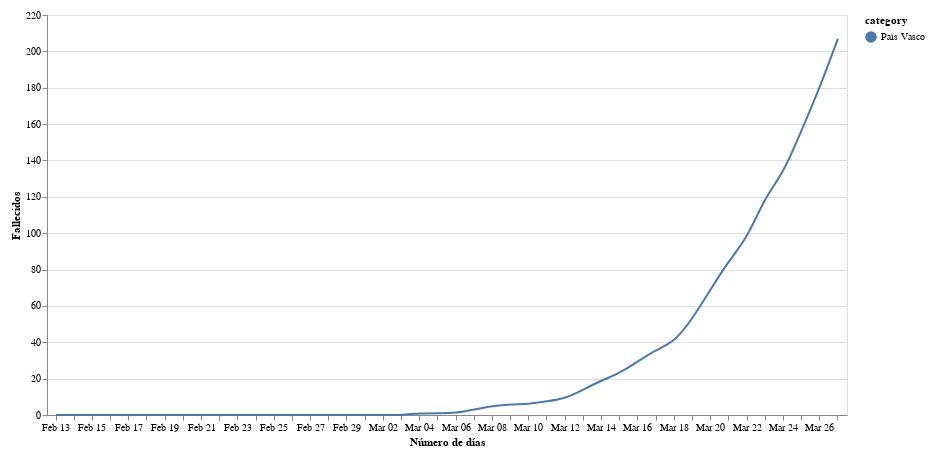

Notebook cell for this chart:
### Markdown cell above
## País Vasco

### Code cell
#collapse

import requests
import pandas as pd
from io import BytesIO
import numpy as np
import altair as alt

# data download
response = requests.get('https://docs.google.com/spreadsheet/ccc?key=1FwOXbkWeuS1LHrKxhSfepGtsgQ6iIEQZmWig_JKo8z0&output=csv&gid=1616296995')
assert response.status_code == 200, 'Wrong status code'
data = response.content
df = pd.read_csv(BytesIO(data), parse_dates=['Fecha'], dayfirst=True)
df = df.interpolate(method='piecewise_polynomial')

# plot
df = df.set_index('Fecha')['País Vasco']
source = df.reset_index().melt('Fecha', var_name='category', value_name='Fallecidos')

selection = alt.selection_multi(fields=['category'], bind='legend')

line = alt.Chart(source).mark_line(interpolate='basis').encode(
    alt.X('monthdate(Fecha):O', axis=alt.Axis(tickRound=True), title='Número de días'),
    alt.Y('Fallecidos:Q'),
    alt.Color('category:N'),
    opacity=alt.condition(selection, alt.value(1), alt.value(0.2))
)

nearest = alt.selection(type='single', nearest=True, on='mouseover',
                        fields=['Fecha'], empty='none')

# Transparent selectors across the chart. This is what tells us
# the x-value of the cursor
selectors = alt.Chart(source).mark_point().encode(
    x='monthdate(Fecha):O',
    opacity=alt.value(0),
).add_selection(
    nearest
)

# Draw points on the line, and highlight based on selection
points = line.mark_point().encode(
    opacity=alt.condition(nearest, alt.value(1), alt.value(0))
)

# Draw text labels near the points, and highlight based on selection
text = line.mark_text(align='left', dx=5, dy=-5).encode(
    text=alt.condition(nearest, 'Fallecidos:Q', alt.value(' '))
)

line = line.add_selection(
    selection
)

# Draw a rule at the location of the selection
rules = alt.Chart(source).mark_rule(color='gray').encode(
    x='monthdate(Fecha):O',
).transform_filter(
    nearest
)

# Put the five layers into a chart and bind the data
alt.layer(
    line, selectors, points, rules, text
).properties(
    width=800, height=400
).configure(
    padding=10
)

### Figure 1 — Vega-Lite specification as saved in the notebook (floating-point values rounded to 4 significant figures)
{"config": {"view": {"continuousWidth": 400, "continuousHeight": 300}, "padding": 10}, "layer": [{"mark": {"type": "line", "interpolate": "basis"}, "encoding": {"color": {"type": "nominal", "field": "category"}, "opacity": {"condition": {"value": 1, "selection": "selector111"}, "value": 0.2}, "x": {"type": "ordinal", "axis": {"tickRound": true}, "field": "Fecha", "timeUnit": "monthdate", "title": "Número de días"}, "y": {"type": "quantitative", "field": "Fallecidos"}}, "selection": {"selector111": {"type": "multi", "fields": ["category"], "bind": "legend"}}}, {"mark": "point", "encoding": {"opacity": {"value": 0}, "x": {"type": "ordinal", "field": "Fecha", "timeUnit": "monthdate"}}, "selection": {"selector112": {"type": "single", "nearest": true, "on": "mouseover", "fields": ["Fecha"], "empty": "none"}}}, {"mark": "point", "encoding": {"color": {"type": "nominal", "field": "category"}, "opacity": {"condition": {"value": 1, "selection": "selector112"}, "value": 0}, "x": {"type": "ordinal", "axis": {"tickRound": true}, "field": "Fecha", "timeUnit": "monthdate", "title": "Número de días"}, "y": {"type": "quantitative", "field": "Fallecidos"}}}, {"mark": {"type": "rule", "color": "gray"}, "encoding": {"x": {"type": "ordinal", "field": "Fecha", "timeUnit": "monthdate"}}, "transform": [{"filter": {"selection": "selector112"}}]}, {"mark": {"type": "text", "align": "left", "dx": 5, "dy": -5}, "encoding": {"color": {"type": "nominal", "field": "category"}, "opacity": {"condition": {"value": 1, "selection": "selector111"}, "value": 0.2}, "text": {"condition": {"type": "quantitative", "field": "Fallecidos", "selection": "selector112"}, "value": " "}, "x": {"type": "ordinal", "axis": {"tickRound": true}, "field": "Fecha", "timeUnit": "monthdate", "title": "Número de días"}, "y": {"type": "quantitative", "field": "Fallecidos"}}}], "data": {"name": "data-7d7db6ba219c929e31a6f9e4abb7f1ce"}, "height": 400, "width": 800, "$schema": "https://vega.github.io/schema/vega-lite/v4.0.2.json", "datasets": {"data-7d7db6ba219c929e31a6f9e4abb7f1ce": [{"Fecha": "2020-02-13T00:00:00", "category": "País Vasco", "Fallecidos": 0.0}, {"Fecha": "2020-02-14T00:00:00", "category": "País Vasco", "Fallecidos": 0.0}, {"Fecha": "2020-02-15T00:00:00", "category": "País Vasco", "Fallecidos": 0.0}, {"Fecha": "2020-02-16T00:00:00", "category": "País Vasco", "Fallecidos": 0.0}, {"Fecha": "2020-02-17T00:00:00", "category": "País Vasco", "Fallecidos": 0.0}, {"Fecha": "2020-02-18T00:00:00", "category": "País Vasco", "Fallecidos": 0.0}, {"Fecha": "2020-02-19T00:00:00", "category": "País Vasco", "Fallecidos": 0.0}, {"Fecha": "2020-02-20T00:00:00", "category": "País Vasco", "Fallecidos": 0.0}, {"Fecha": "2020-02-21T00:00:00", "category": "País Vasco", "Fallecidos": 0.0}, {"Fecha": "2020-02-22T00:00:00", "category": "País Vasco", "Fallecidos": 0.0}, {"Fecha": "2020-02-23T00:00:00", "category": "País Vasco", "Fallecidos": 0.0}, {"Fecha": "2020-02-24T00:00:00", "category": "País Vasco", "Fallecidos": 0.0}, {"Fecha": "2020-02-25T00:00:00", "category": "País Vasco", "Fallecidos": 0.0}, {"Fecha": "2020-02-26T00:00:00", "category": "País Vasco", "Fallecidos": 0.0}, {"Fecha": "2020-02-27T00:00:00", "category": "País Vasco", "Fallecidos": 0.0}, {"Fecha": "2020-02-28T00:00:00", "category": "País Vasco", "Fallecidos": 0.0}, {"Fecha": "2020-02-29T00:00:00", "category": "País Vasco", "Fallecidos": 0.0}, {"Fecha": "2020-03-01T00:00:00", "category": "País Vasco", "Fallecidos": 0.0}, {"Fecha": "2020-03-02T00:00:00", "category": "País Vasco", "Fallecidos": 0.0}, {"Fecha": "2020-03-03T00:00:00", "category": "País Vasco", "Fallecidos": 0.0}, {"Fecha": "2020-03-04T00:00:00", "category": "País Vasco", "Fallecidos": 1.0}, {"Fecha": "2020-03-05T00:00:00", "category": "País Vasco", "Fallecidos": 1.0}, {"Fecha": "2020-03-06T00:00:00", "category": "País Vasco", "Fallecidos": 1.0}, {"Fecha": "2020-03-07T00:00:00", "category": "País Vasco", "Fallecidos": 3.0}, {"Fecha": "2020-03-08T00:00:00", "category": "País Vasco", "Fallecidos": 5.0}, {"Fecha": "2020-03-09T00:00:00", "category": "País Vasco", "Fallecidos": 6.0}, {"Fecha": "2020-03-10T00:00:00", "category": "País Vasco", "Fallecidos": 6.0}, {"Fecha": "2020-03-11T00:00:00", "category": "País Vasco", "Fallecidos": 7.5}, {"Fecha": "2020-03-12T00:00:00", "category": "País Vasco", "Fallecidos": 9.0}, {"Fecha": "2020-03-13T00:00:00", "category": "País Vasco", "Fallecidos": 14.0}, {"Fecha": "2020-03-14T00:00:00", "category": "País Vasco", "Fallecidos": 19.0}, {"Fecha": "2020-03-15T00:00:00", "category": "País Vasco", "Fallecidos": 23.0}, {"Fecha": "2020-03-16T00:00:00", "category": "País Vasco", "Fallecidos": 29.5}, {"Fecha": "2020-03-17T00:00:00", "category": "País Vasco", "Fallecidos": 36.0}, {"Fecha": "2020-03-18T00:00:00", "category": "País Vasco", "Fallecidos": 40.0}, {"Fecha": "2020-03-19T00:00:00", "category": "País Vasco", "Fallecidos": 53.0}, {"Fecha": "2020-03-20T00:00:00", "category": "País Vasco", "Fallecidos": 69.0}, {"Fecha": "2020-03-21T00:00:00", "category": "País Vasco", "Fallecidos": 85.0}, {"Fecha": "2020-03-22T00:00:00", "category": "País Vasco", "Fallecidos": 97.0}, {"Fecha": "2020-03-23T00:00:00", "category": "País Vasco", "Fallecidos": 120.0}, {"Fecha": "2020-03-24T00:00:00", "category": "País Vasco", "Fallecidos": 133.0}, {"Fecha": "2020-03-25T00:00:00", "category": "País Vasco", "Fallecidos": 156.5}, {"Fecha": "2020-03-26T00:00:00", "category": "País Vasco", "Fallecidos": 180.0}, {"Fecha": "2020-03-27T00:00:00", "category": "País Vasco", "Fallecidos": 207.0}]}}
